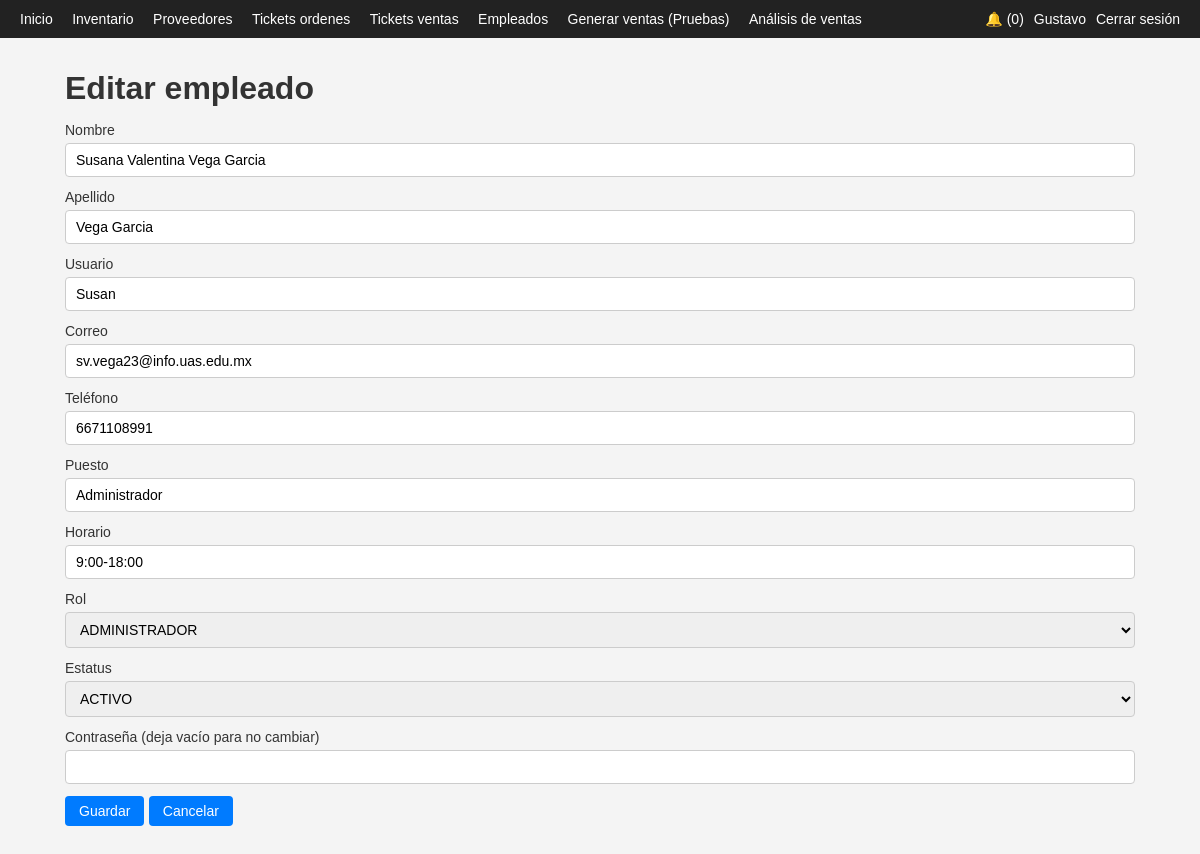
The app's page /app/empleados_form.php?id=2 (signed in) with its own data.
### tables this page shows
CREATE TABLE `empleados` (
  `id_empleado` int(11) NOT NULL,
  `nombre` varchar(100) NOT NULL,
  `apellido` varchar(100) NOT NULL,
  `usuario` varchar(50) NOT NULL,
  `password_hash` varchar(255) NOT NULL,
  `rol` enum('ADMINISTRADOR','EMPLEADO') NOT NULL DEFAULT 'EMPLEADO',
  `correo` varchar(150) NOT NULL,
  `telefono` varchar(20) DEFAULT NULL,
  `estatus` enum('ACTIVO','INACTIVO') NOT NULL DEFAULT 'ACTIVO',
  `puesto` varchar(100) DEFAULT NULL,
  `horario` varchar(100) DEFAULT NULL,
  `fecha_registro` timestamp NOT NULL DEFAULT current_timestamp()
);

### app/empleados_form.php (the view, shortened to what this page needs)
<?php
include 'header.php';
$id = $_GET['id'] ?? null;
$empleado = null;
if ($id) {
    $stmt = $pdo->prepare("SELECT * FROM empleados WHERE id_empleado = ?");
    $stmt->execute([$id]);
    $empleado = $stmt->fetch();
}
?>
<h1><?php echo $id ? 'Editar empleado' : 'Nuevo empleado'; ?></h1>
<form method="post" action="empleados_save.php" class="form">
    <label>Nombre</label>
    <input type="text" name="nombre" required value="<?php echo htmlspecialchars($empleado['nombre'] ?? ''); ?>">
    <label>Apellido</label>
    <input type="text" name="apellido" required value="<?php echo htmlspecialchars($empleado['apellido'] ?? ''); ?>">
    <label>Usuario</label>
    <input type="text" name="usuario" required value="<?php echo htmlspecialchars($empleado['usuario'] ?? ''); ?>">
    <label>Correo</label>
    <input type="email" name="correo" required value="<?php echo htmlspecialchars($empleado['correo'] ?? ''); ?>">
    <label>Teléfono</label>
    <input type="text" name="telefono" value="<?php echo htmlspecialchars($empleado['telefono'] ?? ''); ?>">
    <label>Puesto</label>
    <input type="text" name="puesto" value="<?php echo htmlspecialchars($empleado['puesto'] ?? ''); ?>">
    <label>Horario</label>
    <input type="text" name="horario" value="<?php echo htmlspecialchars($empleado['horario'] ?? ''); ?>">
    <label>Rol</label>
    <select name="rol">
        <option value="ADMINISTRADOR" <?php echo (($empleado['rol'] ?? '') === 'ADMINISTRADOR') ? 'selected' : ''; ?>>ADMINISTRADOR</option>
    </select>
    <label>Estatus</label>
    <select name="estatus">
        <option value="ACTIVO" <?php echo (($empleado['estatus'] ?? '') === 'ACTIVO') ? 'selected' : ''; ?>>ACTIVO</option>
    </select>
    <label>Contraseña <?php echo $id ? '(deja vacío para no cambiar)' : ''; ?></label>
    <input type="password" name="password">
    <button type="submit">Guardar</button>
    <a class="btn" href="empleados_list.php">Cancelar</a>
</form>
<?php include 'footer.php'; ?>

### app/styles.css (style rules this page uses)
* { box-sizing: border-box; margin: 0; padding: 0; font-family: Arial, sans-serif; }
body { background-color: #f4f4f4; color: #333; }
h1, h2 { margin-bottom: 15px; }
.form, .form-inline, .filtros { margin-bottom: 20px; }
.form label, .form-inline label { display: block; margin-bottom: 5px; font-size: 14px; }
.form input[type="text"], .form input[type="number"], .form input[type="email"], .form input[type="password"], .form textarea, .form select { width: 100%; padding: 8px 10px; margin-bottom: 12px; border-radius: 4px; border: 1px solid #ccc; font-size: 14px; }
button, .btn { display: inline-block; padding: 7px 14px; border-radius: 4px; border: none; background-color: #007bff; color: #fff; text-decoration: none; cursor: pointer; font-size: 14px; }

### records on screen
empleados: nombre "Susana Valentina Vega Garcia", apellido "Vega Garcia", usuario "Susan", correo "sv.vega23@info.uas.edu.mx", telefono "6671108991", puesto "Administrador", horario "9:00-18:00", rol "ADMINISTRADOR", estatus "ACTIVO"

### other values on screen
$contador_notif "0"
$_SESSION['nombre'] "Gustavo"
